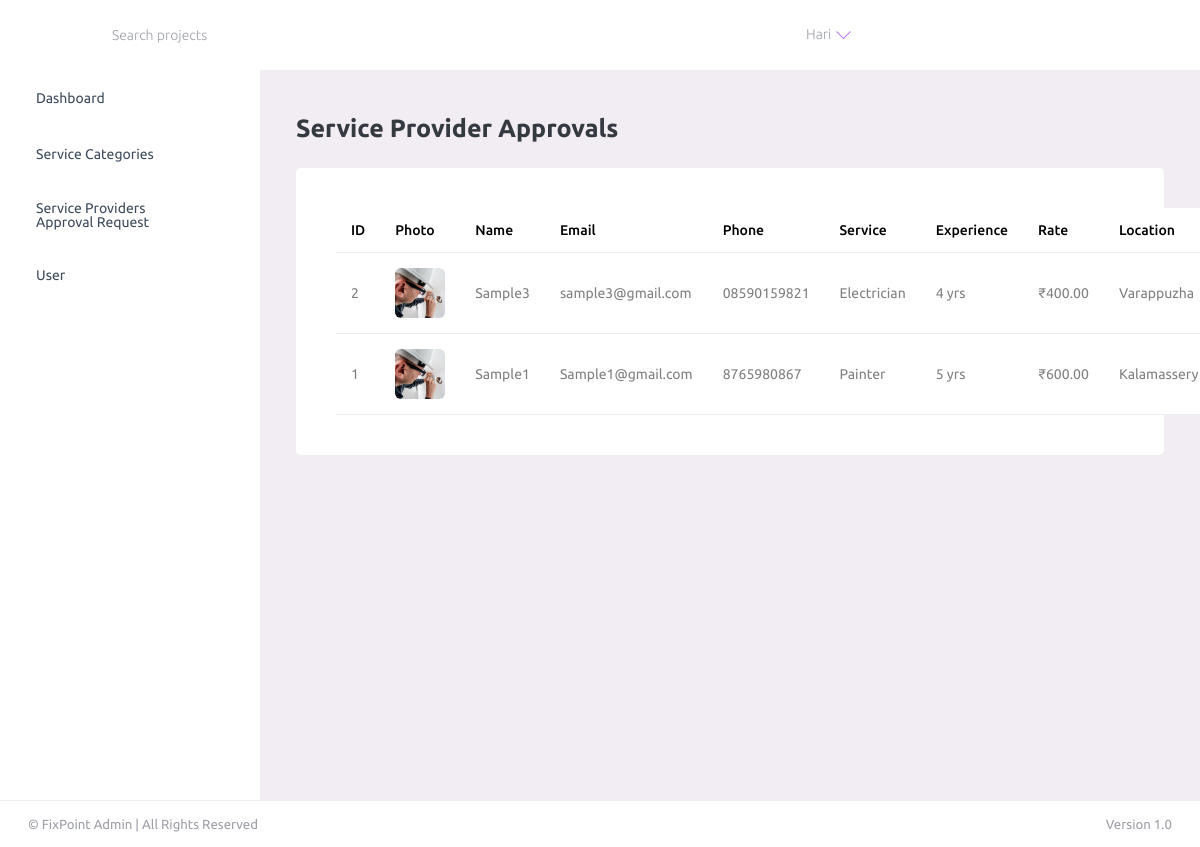
/FixPointAdmin/display_service_providers_for_approval_page/ (signed in), run on an earlier commit of the app's database.
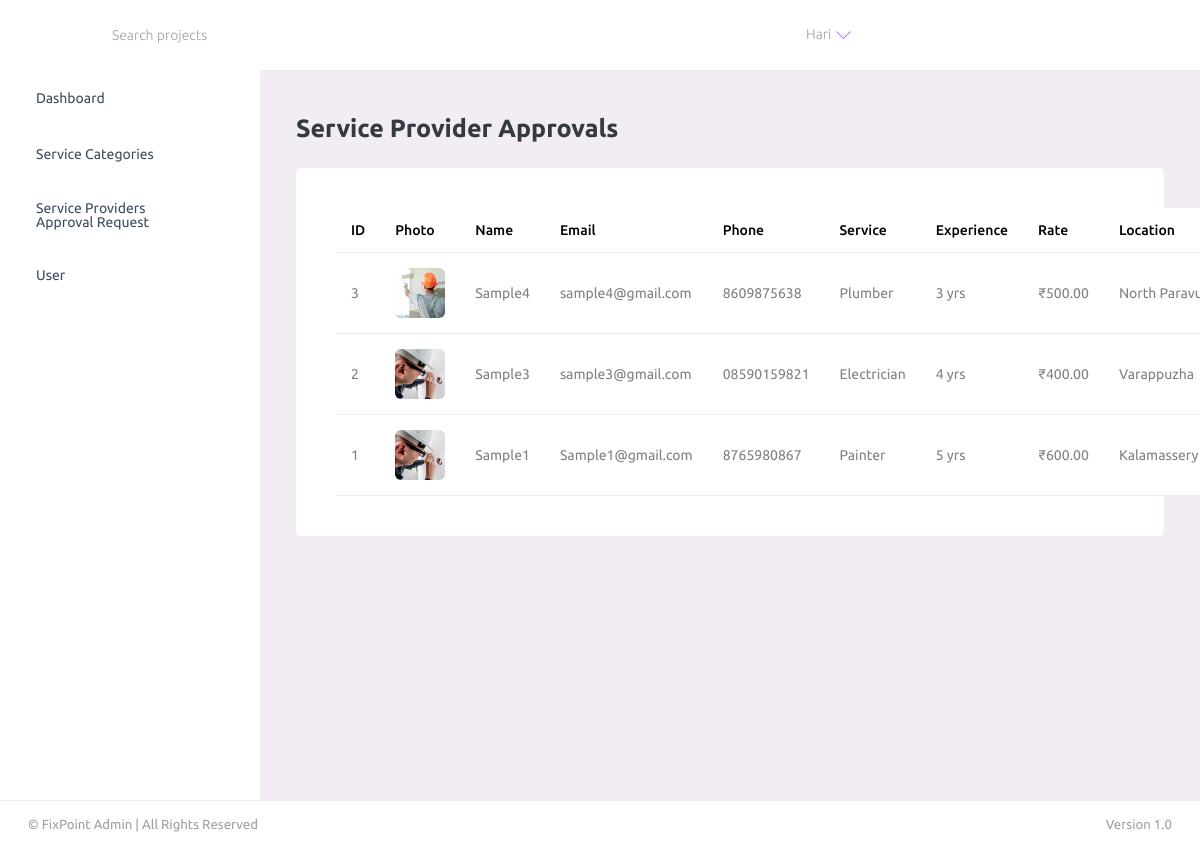
And on a later commit of the database.
### UserApp/models.py (models this page shows, shortened)
class ServiceProviderProfileDb(models.Model):
    APPROVAL_STATUS = (
        ('PENDING', 'Pending Approval'),
        ('APPROVED', 'Approved'),
        ('REJECTED', 'Rejected'),
    )
    user = models.OneToOneField(UserDb, on_delete=models.CASCADE)
    full_name = models.CharField(max_length=150)
    phone_number = models.CharField(max_length=15, null=True, blank=True)
    service_type = models.CharField(max_length=100)
    experience = models.PositiveIntegerField(default=0)
    hourly_rate = models.DecimalField(
        max_digits=8,
        decimal_places=2
    )
    location = models.CharField(max_length=150)
    latitude = models.DecimalField(
        max_digits=9,
        decimal_places=6,
        null=True,
        blank=True
    )
    longitude = models.DecimalField(
        max_digits=9,
        decimal_places=6,
        null=True,
        blank=True
    )
    is_available = models.BooleanField(default=True)
    approval_status = models.CharField(
        max_length=10,
        choices=APPROVAL_STATUS,
        default='PENDING'
    )
    profile_photo = models.ImageField(
        upload_to="provider_photos/",
        null=True,
        blank=True
    )
    rejection_reason = models.TextField(blank=True, null=True)
    created_at = models.DateTimeField(auto_now_add=True)

class UserDb(models.Model):
    ROLE_CHOICES = (
        ('SERVICE_PROVIDER', 'Service Provider'),
        ('CUSTOMER', 'Customer'),
    )
    user = models.OneToOneField(
        User,
        on_delete=models.CASCADE,
        related_name="profile"
    )
    user_role = models.CharField(
        max_length=20,
        choices=ROLE_CHOICES
    )
    is_approved = models.BooleanField(default=False)

### AdminApp/views.py (the view)
# urls.py: path('display_service_providers_for_approval_page/', views.display_service_providers_for_approval_page, name='display_service_providers_for_approval_page'),
@admin_required
def display_service_providers_for_approval_page(request):
    providers = ServiceProviderProfileDb.objects.select_related('user')\
        .all().order_by('-created_at')
    return render(request, 'display_service_providers._approval_request.html', {
        'providers': providers
    })

### AdminApp/views.py (called while the page is built)
def admin_required(view_func):
    @wraps(view_func)
    def _wrapped_view(request, *args, **kwargs):
        if not request.user.is_authenticated:
            return redirect("admin_login")
        if not request.user.is_superuser:
            messages.error(request, "Please log in with an admin account.")
            return redirect("admin_login")
        return view_func(request, *args, **kwargs)
    return _wrapped_view

### AdminApp/templates/display_service_providers._approval_request.html (shortened to what this page needs)
{% extends 'base.html' %}
{% block content %}
<div class="content-wrapper">
    <div class="row">
        <div class="col-12">
            <h3 class="mb-4 font-weight-bold">Service Provider Approvals</h3>
        </div>
    </div>
    <div class="card">
        <div class="card-body">
            <table class="table table-hover">
                <thead>
                    <tr>
                        <th>ID</th>
                        <th>Photo</th>
                        <th>Name</th>
                        <th>Email</th>
                        <th>Phone</th>
                        <th>Service</th>
                        <th>Experience</th>
                        <th>Rate</th>
                        <th>Location</th>
                    </tr>
                </thead>
                <tbody>
                    {% for provider in providers %}
                    <tr>
                        <td>{{ provider.id }}</td>
                        <td>
                            {% if provider.profile_photo %}
                            <img src="{{ provider.profile_photo.url }}"
                                style="width:50px;height:50px;object-fit:cover;border-radius:6px;">
                            {% else %}
                            <span class="text-muted">No Photo</span>
                            {% endif %}
                        </td>
                        <td>{{ provider.full_name }}</td>
                        <td>{{ provider.user.user.email }}</td>
                        <td>{{ provider.phone_number }}</td>
                        <td>{{ provider.service_type }}</td>
                        <td>{{ provider.experience }} yrs</td>
                        <td>₹{{ provider.hourly_rate }}</td>
                        <td>{{ provider.location }}</td>
                    </tr>
                    {% empty %}
                    <tr>
                        <td colspan="11" class="text-center text-muted">
                            No service providers found
                        </td>
                    </tr>
                    {% endfor %}
                </tbody>
            </table>
        </div>
    </div>
</div>
{% endblock %}

What changed in the data, as far as the page shows it:
added ServiceProviderProfileDb: id "3", profile_photo (picture), full_name "Sample4", user.user.email "sample4@gmail.com", phone_number "8609875638", service_type "Plumber", experience "3", hourly_rate "500.00", location "North…"
